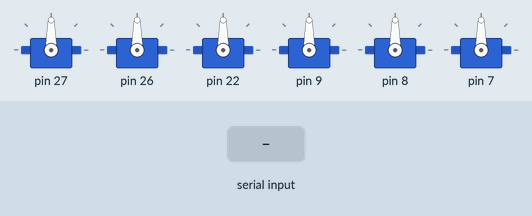
Recording of a sketch running on a simulated Arduino Mega 2560, built with avr-gcc and run on an emulated ATmega2560. Shown: 6 × servo. Inputs (shaded band) come from the test bench. What the sketch prints to the serial monitor is not drawn.

Above: at 15.2 s.
15.3 s: "+" received over Serial
16.8 s: "*" received over Serial
Timing chart, 0 to 19.8 s (numbered marks = the images above; inputs shaded):
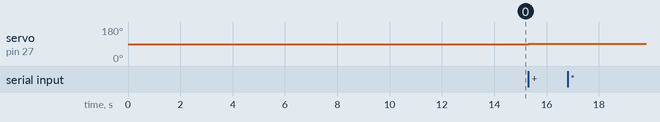

The sketch:

arm.ino
```cpp
#include <Servo.h>

#define PAZA   0
#define LAKET  1
#define ZLOMZAPASTIE 2
#define OTOCZAPASTIE 3
#define PRSTY 4
#define OTACA 5


void print_usage()
{
  Serial.println("Control keys:");
  Serial.println(" * / :  select servo");
  Serial.println(" + - :  move servo");
}

Servo s[6];
int selected_servo = 0;
int positions[6] = {74, 132, 179, 104, 113, 192};

void setup()
{
  delay(2000);
  Serial.begin(115200);

  delay(3000);
  print_usage();

  s[0].attach(27);
  s[1].attach(26);
  s[2].attach(22);
  s[3].attach(9);
  s[4].attach(8);
  s[5].attach(7);

  delay(3000);
  for (int i = 0; i < 6; i++)
  {
    positions[i] = 90;
    s[i].write(90);
    delay(1000);
  }
}

void execute_command(char cmd)
{
  int update_servo = 0;
  int update_position = 0;
  switch (cmd)
  {
    case '*': if (selected_servo < 5) selected_servo++; update_servo = 1;  break;
    case '/': if (selected_servo > 0) selected_servo--; update_servo = 1; break;
    case '+': if (positions[selected_servo] < 1000) positions[selected_servo]++; update_position = 1; break;
    case '-': if (positions[selected_servo] > -1000) positions[selected_servo]--; update_position = 1;  break;
    case '?': print_usage(); break;
  }
  if (update_servo)
  {
    Serial.print("Servo ");
    Serial.println(selected_servo);
  }
  if (update_position)
  {
    s[selected_servo].write(positions[selected_servo]);
    Serial.println(positions[selected_servo]);
  }
}

void loop()
{
  char cmd = Serial.read();
  execute_command(cmd);
}
```

Measured:
- after the input at 15.3 s, servo on pin 27: 90° → 91° at once
- after the input at 16.8 s, every drawn part: stays the same
